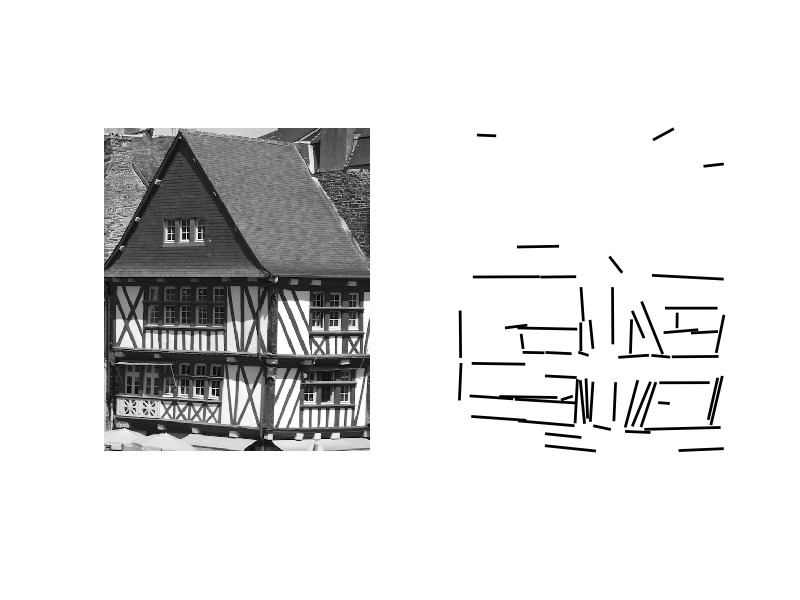

Write the MATLAB code that produced this figure.
clear;
close all;

load exercice_1;

% Pour eviter les messages d'avertissement :
warning('off','MATLAB:nchoosek:LargeCoefficient');

% Parametres :
p = alpha/pi;
epsilon = 1e-5;

% Affichage de l'image :
figure('Name','Detection des alignements','Position',[0,0,L,H]);
subplot(1,2,1);
imagesc(Im);
axis equal;
axis off;

% Affichage des alignements :
Im_resultat = ones(size(Im));
subplot(1,2,2);
imagesc(Im_resultat,[0,1]);
axis equal;
axis off;
colormap gray;
drawnow;
hold on;

% Boucle sur les ensembles E :
cpt = 0;
for k = 1:nb_ensembles_E

	% Nuage de points :
	E = liste_ensembles_E(:,:,k);
	indices_non_nuls = find(sum(E,2));
	E = E(indices_non_nuls,:);				% Suppression des lignes [0 0]
	card_E = size(E,1);

	% Centrage du nuage de points :
	centre_nuage = mean(E);
	E_centre = E-ones(card_E,1)*centre_nuage;

	% Matrice d'inertie du nuage de points :
	M = transpose(E_centre)*E_centre;

	% Calcul des valeurs/vecteurs propres de M :
	[V,D] = eig(M);

	% Tri des valeurs propres de M par ordre decroissant :
	[lambda,indices] = sort(diag(D),'descend');

	% Matrice de passage du repere xy vers les axes propres du nuage de points :
	P = V(:,indices);
	petit_axe = P(:,2);

	% Comptage des pixels de E ou le gradient est parallele au petit axe :
	n = 0;
	for l = 1:card_E
		i = E(indices_non_nuls(l),1);
		j = E(indices_non_nuls(l),2);
		produit_scalaire = Gx(i,j)*petit_axe(1)+Gy(i,j)*petit_axe(2);
		if abs(produit_scalaire)>G_norme(i,j)*sqrt(petit_axe(1).^2+petit_axe(2).^2)
			n = n+1;
		end
	end

	% Coordonnees des points du nuage dans le nouveau repere :
	E_centre_nouv = E_centre*P;

	% Dimensions du rectangle englobant :
	x_min_nouv = min(E_centre_nouv(:,1));
	x_max_nouv = max(E_centre_nouv(:,1));
	y_min_nouv = min(E_centre_nouv(:,2));
	y_max_nouv = max(E_centre_nouv(:,2));
	largeur = x_max_nouv-x_min_nouv;
	hauteur = y_max_nouv-y_min_nouv;

	% Nombre de pixels du rectangle englobant :
	N = floor(largeur*hauteur);

	% Calcul de probabilite (loi binomiale) :
	probabilite = 0;
	for l = n:N
		probabilite = probabilite+nchoosek(N,n)*p^l*(1-p)^(N-l);
	end

	% Test de saillance visuelle :
	if probabilite<epsilon

		% Extremites du segment :
		extremites = P*[x_min_nouv x_max_nouv ; 0 0]+transpose(centre_nuage)*ones(1,2);

		% Affichage du segment :
		line(extremites(2,:),extremites(1,:),'Color','k','LineWidth',2);
		drawnow;
	else
		cpt = cpt+1;
	end
end
disp(['Sur ' num2str(nb_ensembles_E) ' ensembles, ' num2str(cpt) ' ont ete elimines']);
